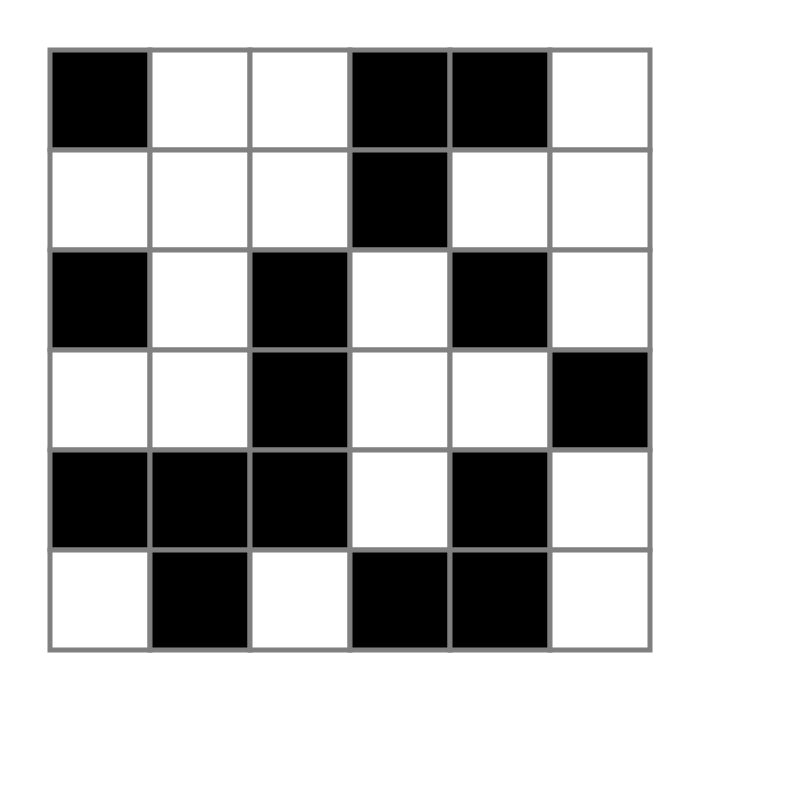
Frame 1 (no input)
Frame 60 (no input): identical to frame 1, image omitted
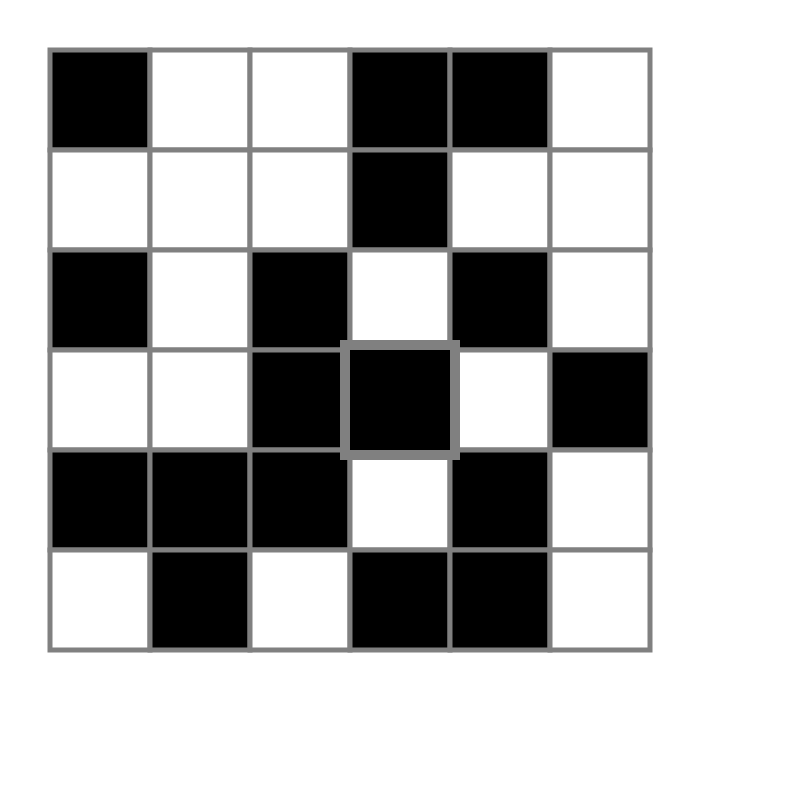
Frame 120 (the mouse pressed at the canvas centre since frame 60)

The p5.js sketch that drew these frames (run headless with seeded random() and noise() and a simulated clock; from frame 60 on, the mouse is pressed at the canvas centre):

// p5.js sketch
// ── sketch.js
let size = 100
let n = 6
let squares

let checkbox_showNumbers

function setup() {
	createCanvas(800, 800)

	squares = new Array(n)
	for (let i = 0; i < n; i++){
		squares[i] = new Array(n)
		for (let j = 0; j < n; j++){
			squares[i][j] = new Square(int((random(2))))
		}
	}

	button_shuffle = createButton('neu')
	button_shuffle.mousePressed(shuffleSquares)

	checkbox_showNumbers = createCheckbox('Zahlen anzeigen', false);
}

function draw() {
	background(255)

	showSquares()

	if (checkbox_showNumbers.checked()){
		showNumbers()
	}
}

function showNumbers(){
	fill(0)
	noStroke()
	textSize(40)
	textAlign(CENTER, CENTER)

	for (let i = 0; i < n; i++){
		let counter = 0
		for (let j = 0; j < n; j++){
			if (squares[i][j].state){
				counter += 1
			}
		}
		let x = 50 + i*size
		let y = 50 + n*size
		text(counter, x + size/2, y + size/2)
	}

	for (let j = 0; j < n; j++){
		let counter = 0
		for (let i = 0; i < n; i++){
			if (squares[i][j].state){
				counter += 1
			}
		}
		let x = 50 + n*size
		let y = 50 + j*size
		text(counter, x + size/2, y + size/2)
	}
}

function showSquares(){
	for (let i = 0; i < n; i++){
		for (let j = 0; j < n; j++){
			let x = 50 + i*size
			let y = 50 + j*size
			squares[i][j].show(x, y)
		}
	}

	for (let i = 0; i < n; i++){
		for (let j = 0; j < n; j++){
			let x = 50 + i*size
			let y = 50 + j*size
			if (squares[i][j].mouseOver(x, y)){
				squares[i][j].show(x, y)
				return
			}
		}
	}
}

function mousePressed(){
	for (let i = 0; i < n; i++){
		for (let j = 0; j < n; j++){
			let x = 50 + i*size
			let y = 50 + j*size
			if (squares[i][j].mouseOver(x, y)){
				squares[i][j].state = 1 - squares[i][j].state
				return
			}
		}
	}
}

function shuffleSquares(){
	for (let i = 0; i < n; i++){
		for (let j = 0; j < n; j++){
			squares[i][j].state = int(random(2))
		}
	}
}

class Square{
	constructor(state){
		this.state = state
	}

	show(x, y){
		strokeWeight(5)
		stroke(255/2)
		fill(255)
		if (this.state){
			fill(0)
		}
		rect(x, y, size, size)

		if (this.mouseOver(x, y)){
			strokeWeight(10)
			rect(x-5, y-5, size+10, size+10)
		}
	}

	mouseOver(x, y){
		return (x < mouseX && mouseX < x+size && y < mouseY && mouseY < y+size)
	}
}
